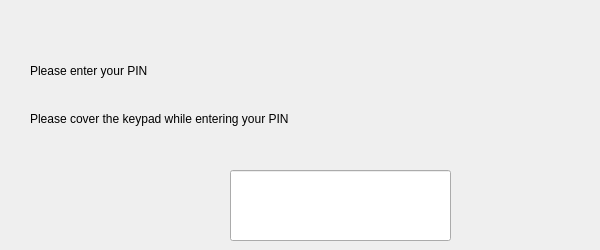
    <widget class="QWidget" name="page02_Pin">
     <widget class="QWidget" name="layoutWidget_19">
      <property name="geometry">
       <rect>
        <x>30</x>
        <y>50</y>
        <width>561</width>
        <height>89</height>
       </rect>
      </property>
      <layout class="QGridLayout" name="welcomeTextLayout_PIN">
       <item row="1" column="0">
        <widget class="QLabel" name="labelInstruction_PIN">
         <property name="text">
          <string>Please cover the keypad while entering your PIN</string>
         </property>
        </widget>
       </item>
       <item row="0" column="0">
        <widget class="QLabel" name="labelWelcome_PIN">
         <property name="text">
          <string>Please enter your PIN</string>
         </property>
         <property name="alignment">
          <set>Qt::AlignmentFlag::AlignLeading|Qt::AlignmentFlag::AlignLeft|Qt::AlignmentFlag::AlignVCenter</set>
         </property>
        </widget>
       </item>
      </layout>
     </widget>
     <widget class="QLineEdit" name="pinInput">
      <property name="enabled">
       <bool>true</bool>
      </property>
      <property name="geometry">
       <rect>
        <x>230</x>
        <y>170</y>
        <width>221</width>
        <height>71</height>
       </rect>
      </property>
      <property name="cursor">
       <cursorShape>BlankCursor</cursorShape>
      </property>
      <property name="styleSheet">
       <string notr="true"/>
      </property>
      <property name="inputMask">
       <string/>
      </property>
      <property name="maxLength">
       <number>4</number>
      </property>
      <property name="echoMode">
       <enum>QLineEdit::EchoMode::Password</enum>
      </property>
      <property name="alignment">
       <set>Qt::AlignmentFlag::AlignCenter</set>
      </property>
     </widget>
    </widget>
